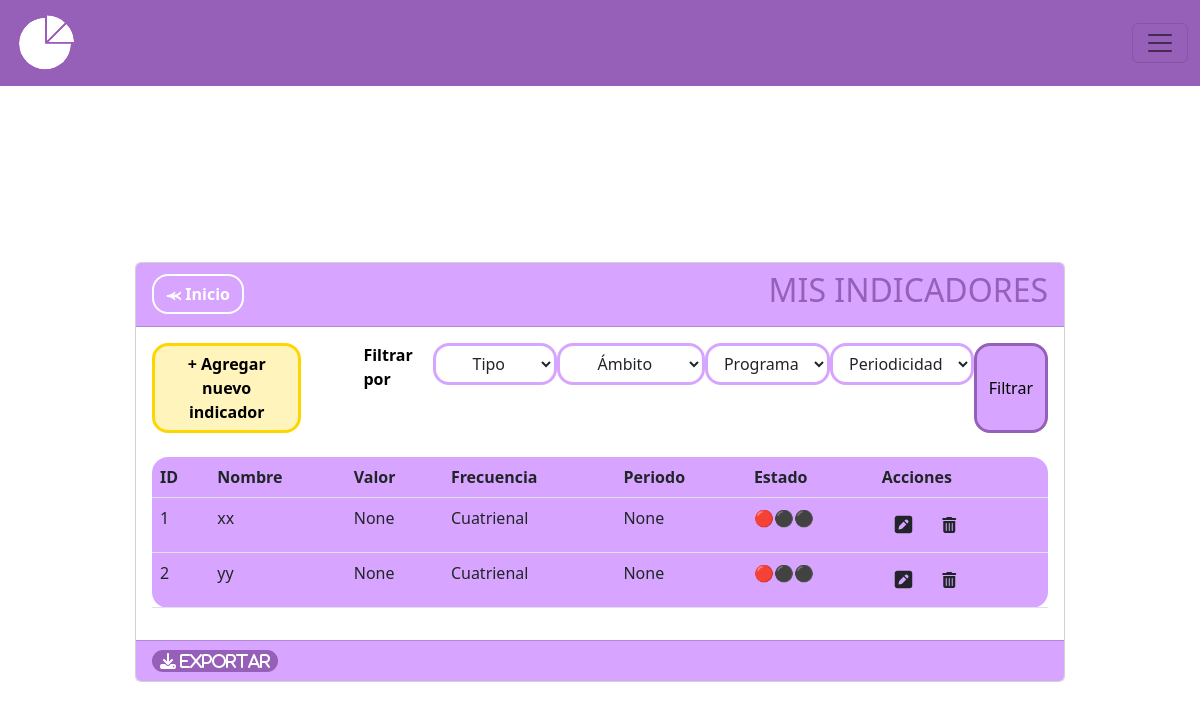
The app's page /lista_indicadores, older data.
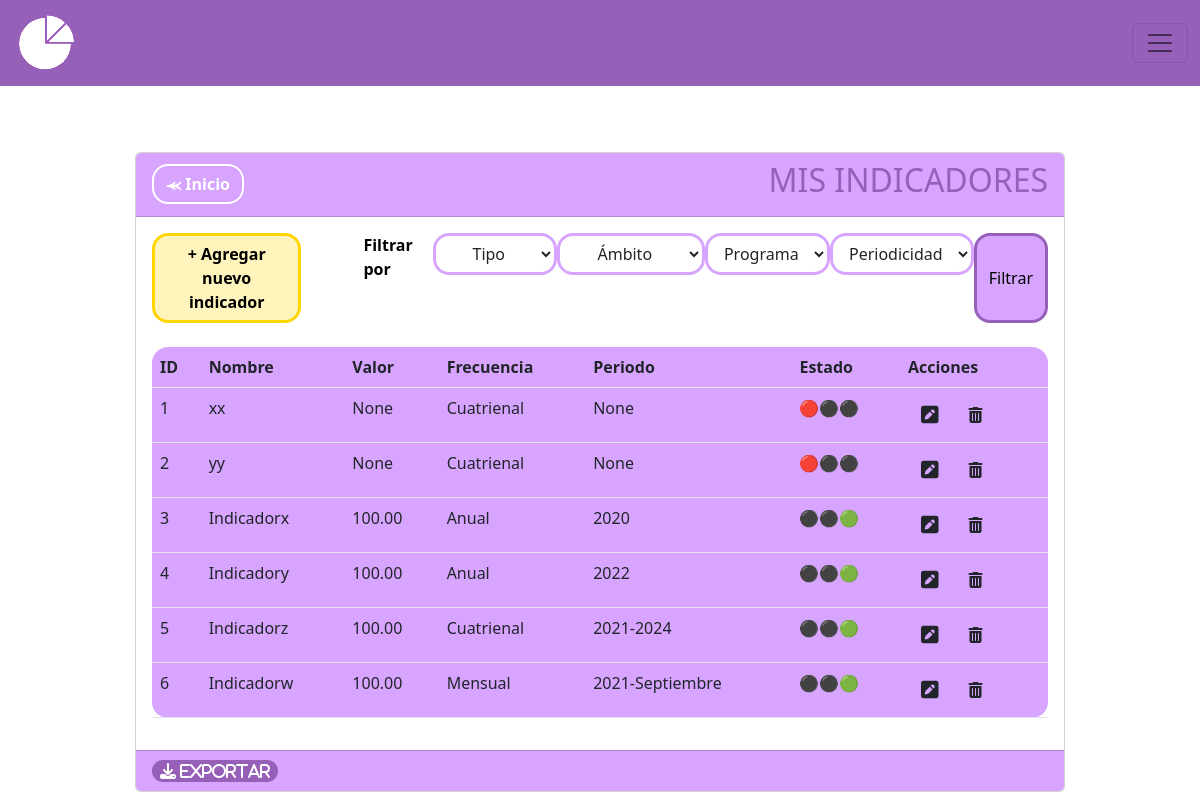
The same page, newer data.
### MIReApp/models.py (models this page shows, shortened)
class Indicador(models.Model):
    id = models.AutoField(primary_key=True)
    nombre = models.CharField(max_length=100,
                              verbose_name='Nombre',
                              unique= True,
                              validators= [
                                  RegexValidator(regex= r'^[a-zA-Z\s]*$',
                                                 message="El nombre no puede contener caracteres especiales.",
                                                 code='invalid_nombre')
                              ])
    descripcion = models.CharField(max_length=100, verbose_name='Descripción', blank=True, null=True)
    ambito = models.ForeignKey('Ambito', on_delete=models.CASCADE)
    tipo = models.ForeignKey('Tipo', on_delete=models.CASCADE)
    programa = models.ForeignKey('Programa', on_delete=models.SET_NULL, null=True, blank=True)
    objetivo = models.ForeignKey('Objetivos', on_delete=models.CASCADE, blank=True, null=True)
    frecuencia = models.CharField(verbose_name='Frecuencia de medición',max_length=10, choices=FRECUENCIAS)
    formula = models.CharField(max_length=20, choices= FORMULAS,verbose_name='Formula', blank=True)
    numerador = models.ForeignKey('Metrica', related_name='Numerador', on_delete=models.CASCADE, blank=True, null=True)
    denominador = models.ForeignKey('Metrica', related_name='Denominador', on_delete=models.CASCADE, blank=True, null=True)
    numerador_periodo = models.ForeignKey('HistorialMetrica', related_name='Instancia_Numerador', on_delete=models.CASCADE, blank=True, null=True)
    denominador_periodo = models.ForeignKey('HistorialMetrica', related_name='Instancia_Denominador', on_delete=models.CASCADE, blank=True, null=True)
    numerador_medida = models.CharField(max_length=100, verbose_name='', blank=True, null=True)
    denominador_medida = models.CharField(max_length=100, verbose_name='', blank=True, null=True)
    numerador_valor = models.PositiveIntegerField(verbose_name='', blank=True, null=True)
    denominador_valor = models.PositiveIntegerField(verbose_name='' , blank=True, null=True)
    resultado = models.CharField(max_length=100, verbose_name='', blank=True, null=True)
    estado = models.CharField(max_length=100, verbose_name='Descripción', blank=True, null=True)

class HistorialMetrica(models.Model):
    id = models.AutoField(primary_key=True)
    metrica = models.ForeignKey(Metrica, on_delete=models.CASCADE)
    año_historico = models.PositiveIntegerField()
    valor_historico = models.PositiveIntegerField()  # Agrega un valor predeterminado
    mes_historico = models.CharField(max_length=20, verbose_name='Ingrese mes:', choices=MESES, blank=True, null=True)
    año2_historico = models.PositiveIntegerField(blank=True, null=True)
    semestre_historico = models.CharField(max_length=15, verbose_name='Ingrese semestre:', choices=SEMESTRES, blank=True, null=True,)
    def __str__(self):
        if self.mes_historico:
            return str(self.año_historico)+ '-' + str(self.mes_historico)
        elif self.semestre_historico:
            return str(self.año_historico)+ '-' + str(self.semestre_historico)
        elif self.año2_historico:
            return str(self.año_historico)+ '-' + str(self.año2_historico)
        else:
            return str(self.año_historico)

### MIReApp/views.py (the view)
# urls.py: path('lista_indicadores', views.lista_indicadores, name="lista_indicadores"),
def lista_indicadores(request):
    tipo_opciones = {
        "Eficacia": ["1", "2", "4"],
        "Eficiencia": ["3", "5", "8"],
        "Calidad": ["6"],
        "Economia": ["9"],
    }
    tipo = request.GET.get('tipo')
    ambito = request.GET.get('ambito')
    programa = request.GET.get('programa')
    frecuencia = request.GET.get('periodicidad')
    indicadores = Indicador.objects.all()
    json_data = serializers.serialize("json", indicadores)
    if tipo:
        tipo = tipo_opciones[tipo]
        indicadores = indicadores.filter(tipo__in=tipo)
    if ambito:
        indicadores = indicadores.filter(ambito=ambito)
    if programa:
        indicadores = indicadores.filter(programa=programa)
    if frecuencia:
        indicadores = indicadores.filter(frecuencia=frecuencia)
    return render(request, 'indicadores/index.html', {'indicador': indicadores, 'json_data':json_data})

### MIReApp/templates/indicadores/index.html (shortened to what this page needs)
{% extends "base.html" %}
{% block contenido %}
<br>
<br>
<br>
<br>
<br>
<center>
    <link rel="stylesheet" href="https://cdnjs.cloudflare.com/ajax/libs/font-awesome/6.4.2/css/all.min.css">
    <div class="col-md-10 card" style="text-align: left;">
        <div class="card-header" style="background-color: #D7A5FF;">
            <div style="display: flex; justify-content: space-between; align-items: center;">
                <span>
                    <a href="{% url 'inicio' %}" class="btn btn-secondary rounded-4 fw-bold" style="background-color: transparent; color:white;border-color: white;border-width: 2px;">⪻ Inicio</a>
                </span>
                <span>
                    <h2>MIS INDICADORES</h2>
                </span>
            </div>
        </div>
        <div class="card-body">
            <form method="GET" action="{% url 'lista_indicadores' %}" class="d-flex flex-row">
                <a name="" id="" class="btn fw-bold rounded-4" href="{% url 'crear_indicador' %}" style="background-color: #fff4bb;color: #000000;border-color: #ffd500;border-width: 3px;">+ Agregar nuevo indicador</a>
                <a class="fw-bold" style="color: black;margin-left:62px ;text-decoration: none;">Filtrar por</a>
                <div class="form-group">
                    <select name="tipo" id="tipo" class="btn dropdown-toggle rounded-4" type="button" data-bs-toggle="dropdown" aria-expanded="false"style="margin-left: 20px;width:min-content;border-color: #D7A5FF;border-width: 3px;">
                        <option value="">Tipo</option>
                    </select>
                </div>
                <div class="form-group">
                    <select name="ambito" id="ambito" class="btn dropdown-toggle rounded-4" type="button" data-bs-toggle="dropdown" aria-expanded="false"style="width:min-content;border-color: #D7A5FF;border-width: 3px;">
                        <option value="">Ámbito</option>
                    </select>
                </div>
                <div class="form-group">
                    <select name="programa" id="programa" class="btn dropdown-toggle rounded-4" type="button" data-bs-toggle="dropdown" aria-expanded="false"style="width:min-content;border-color: #D7A5FF;border-width: 3px;">
                        <option value="">Programa</option>
                    </select>
                </div>
                <div class="form-group">
                    <select name="periodicidad" id="periodicidad" class="btn dropdown-toggle rounded-4" type="button" data-bs-toggle="dropdown" aria-expanded="false"style="width:min-content;border-color: #D7A5FF;border-width: 3px;">
                        <option value="">Periodicidad</option>
                    </select>
                </div>
                <button type="submit" class="btn rounded-4"style="background-color:#D7A5FF; color: #000000;border-color: #965FB8;border-width: 3px;width:min-content">Filtrar</button>
            </form>
            <br>
            <div class="table-responsive">
                <table class="table rounded-4" style="background-color: #D7A5FF;">
                    <thead>
                        <tr>
                            <th scope="col">ID</th>
                            <th scope="col">Nombre</th>
                            <th scope="col">Valor</th>
                            <th scope="col">Frecuencia</th>
                            <th scope="col">Periodo</th>
                            <th scope="col">Estado</th>
                            <th scope="col">Acciones</th>
                        </tr>
                    </thead>
                    <tbody>
                        {% for indi in indicador %}
                        <tr class="">
                            <td scope="row">{{ indi.id }}</td>
                            <td>{{ indi.nombre }}</td>
                            <td>{{ indi.resultado }}</td>
                            <td>{{ indi.frecuencia }}</td>
                            <td>{{ indi.numerador_periodo }}</td>
                            {% if indi.numerador_medida == None and indi.denominador_medida == None and indi.numerador_valor == None and indi.denominador_valor == None %}
                                <td> 🔴⚫⚫ </td>
                            {% elif indi.numerador_medida != None and indi.denominador_medida != None and indi.numerador_valor != None and indi.denominador_valor != None %}
                                <td> ⚫⚫🟢 </td>
                            {% else %}
                                <td> ⚫🟡⚫ </td>
                            {% endif %}
                            <td>
                                <a class="btn" href="{% url 'editar_indicador' indi.id %}"><i class="fa-solid fa-square-pen fa-lg"></i></a>
                                <a class="btn eliminarIndicador-btn" href="{% url 'eliminar_indicador' indi.id %}" data-id="{{ item.id }}" role="button"><i class="fa-solid fa-trash-can"></i></a>
                            </td>
                        </tr>
                        {% endfor %}
                    </tbody>
                </table>
            </div>
        </div>
        <div class="card-footer text-muted" style="background-color: #D7A5FF;">
        <button class='rounded-4 fw-bold fa-solid fa-download'id="miBoton" type="button" style="border-radius: 3%; color:white;background-color: #965FB8;border-color: transparent;"> Exportar</button>
        </div>
    </div>
</div>
{% endblock %}

### MIReApp/templates/base.html (shortened to what this page needs)
{% load static %}
<!doctype html>
<html lang="en">
<head>
  <link type="text/css" href='{% static "css/base.css" %}' rel="stylesheet"/>
  <link href="https://cdn.jsdelivr.net/npm/bootstrap@5.2.1/dist/css/bootstrap.min.css" rel="stylesheet"
>
</head>
<body>
  <nav class="navbar bg-body-tertiary fixed-top" style="background-color: #965FB8; position: fixed;">
    <div class="container-fluid">
      <a class="nav-item nav-link fw-bold " style="color: #965FB8;" href="{% url 'inicio' %}" aria-current="page">
      <img src="/../static/images/grafiquita.png" class="rounded-3"></a>
      <button class="navbar-toggler" type="button" data-bs-toggle="offcanvas" data-bs-target="#offcanvasNavbar" aria-controls="offcanvasNavbar" aria-label="Toggle navigation" >
        <span class="navbar-toggler-icon"></span>
      </button>
    </div>
    </nav>
    <div class="container">
        <div class="row">
            <div class="col-12" id="formulario-container">
              <br>
              {% block contenido %} {% endblock %}
            </div>
        </div>
</body>
</html>

### MIReApp/static/css/base.css (style rules this page uses)
html, body { margin: 0; width: 100%; height: 100%; display: flex; justify-content: center; align-items: center; font-family: 'Dosis', sans-serif; font-weight: 300; -webkit-user-select: none; -moz-user-select: none; -ms-user-select: none; user-select: none; }
h2 { color: #965FB8; }
button { color:rgb(255, 255, 255); background-color: #D7A5FF }

Row changes from the older to the newer data that the page shows:
added Indicador: id "3", nombre "Indicadorx", resultado "100.00", frecuencia "Anual", numerador_periodo "2020"
added Indicador: id "4", nombre "Indicadory", resultado "100.00", frecuencia "Anual", numerador_periodo "2022"
added Indicador: id "5", nombre "Indicadorz", resultado "100.00", frecuencia "Cuatrienal", numerador_periodo "2021-2024"
added Indicador: id "6", nombre "Indicadorw", resultado "100.00", frecuencia "Mensual", numerador_periodo "2021-Septiembre"
